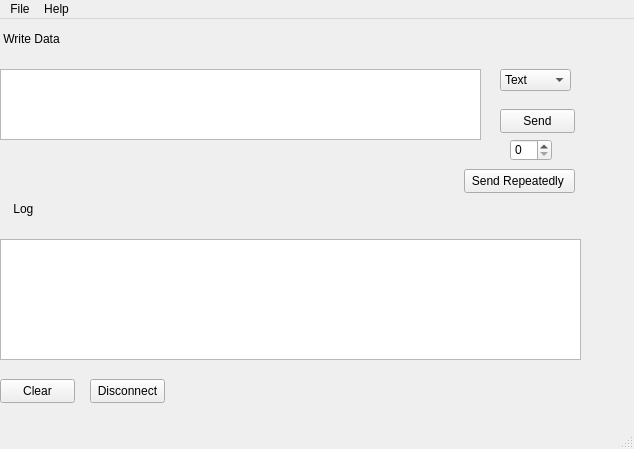
<?xml version="1.0" encoding="UTF-8"?>
<ui version="4.0">
 <class>MainWindow</class>
 <widget class="QMainWindow" name="MainWindow">
  <property name="geometry">
   <rect>
    <x>0</x>
    <y>0</y>
    <width>634</width>
    <height>449</height>
   </rect>
  </property>
  <property name="windowTitle">
   <string>MainWindow</string>
  </property>
  <widget class="QWidget" name="centralwidget">
   <widget class="QTextEdit" name="dataText">
    <property name="geometry">
     <rect>
      <x>0</x>
      <y>50</y>
      <width>481</width>
      <height>71</height>
     </rect>
    </property>
   </widget>
   <widget class="QPushButton" name="sendButton">
    <property name="geometry">
     <rect>
      <x>500</x>
      <y>90</y>
      <width>75</width>
      <height>24</height>
     </rect>
    </property>
    <property name="text">
     <string>Send</string>
    </property>
   </widget>
   <widget class="QComboBox" name="dataComboBox">
    <property name="geometry">
     <rect>
      <x>500</x>
      <y>50</y>
      <width>71</width>
      <height>22</height>
     </rect>
    </property>
    <item>
     <property name="text">
      <string>Text</string>
     </property>
    </item>
    <item>
     <property name="text">
      <string>Hex</string>
     </property>
    </item>
   </widget>
   <widget class="QTextEdit" name="logText">
    <property name="geometry">
     <rect>
      <x>0</x>
      <y>220</y>
      <width>581</width>
      <height>121</height>
     </rect>
    </property>
   </widget>
   <widget class="QLabel" name="dataLabel">
    <property name="geometry">
     <rect>
      <x>0</x>
      <y>10</y>
      <width>101</width>
      <height>20</height>
     </rect>
    </property>
    <property name="text">
     <string> Write Data</string>
    </property>
   </widget>
   <widget class="QLabel" name="logLabel">
    <property name="geometry">
     <rect>
      <x>10</x>
      <y>180</y>
      <width>31</width>
      <height>20</height>
     </rect>
    </property>
    <property name="text">
     <string> Log</string>
    </property>
   </widget>
   <widget class="QPushButton" name="clearButton">
    <property name="geometry">
     <rect>
      <x>0</x>
      <y>360</y>
      <width>75</width>
      <height>24</height>
     </rect>
    </property>
    <property name="text">
     <string>Clear</string>
    </property>
   </widget>
   <widget class="QPushButton" name="disconnectButton">
    <property name="geometry">
     <rect>
      <x>90</x>
      <y>360</y>
      <width>75</width>
      <height>24</height>
     </rect>
    </property>
    <property name="text">
     <string>Disconnect</string>
    </property>
   </widget>
   <widget class="QSpinBox" name="spinBox">
    <property name="geometry">
     <rect>
      <x>510</x>
      <y>120</y>
      <width>42</width>
      <height>22</height>
     </rect>
    </property>
   </widget>
   <widget class="QPushButton" name="repeatButton">
    <property name="geometry">
     <rect>
      <x>464</x>
      <y>150</y>
      <width>111</width>
      <height>24</height>
     </rect>
    </property>
    <property name="text">
     <string>Send Repeatedly </string>
    </property>
   </widget>
  </widget>
  <widget class="QStatusBar" name="statusBar"/>
  <widget class="QMenuBar" name="menuBar">
   <property name="geometry">
    <rect>
     <x>0</x>
     <y>0</y>
     <width>634</width>
     <height>22</height>
    </rect>
   </property>
   <widget class="QMenu" name="menuFile">
    <property name="title">
     <string>File</string>
    </property>
    <addaction name="actionOpen_Connection"/>
    <addaction name="separator"/>
    <addaction name="actionSave_Log"/>
   </widget>
   <widget class="QMenu" name="menuHelp">
    <property name="title">
     <string>Help</string>
    </property>
    <addaction name="actionAbout"/>
   </widget>
   <addaction name="menuFile"/>
   <addaction name="menuHelp"/>
  </widget>
  <action name="actionOpen_Connection">
   <property name="text">
    <string>Open Connection</string>
   </property>
  </action>
  <action name="actionSave_Log">
   <property name="text">
    <string>Save Log</string>
   </property>
  </action>
  <action name="actionAbout">
   <property name="text">
    <string>About</string>
   </property>
  </action>
 </widget>
 <resources/>
 <connections/>
</ui>
